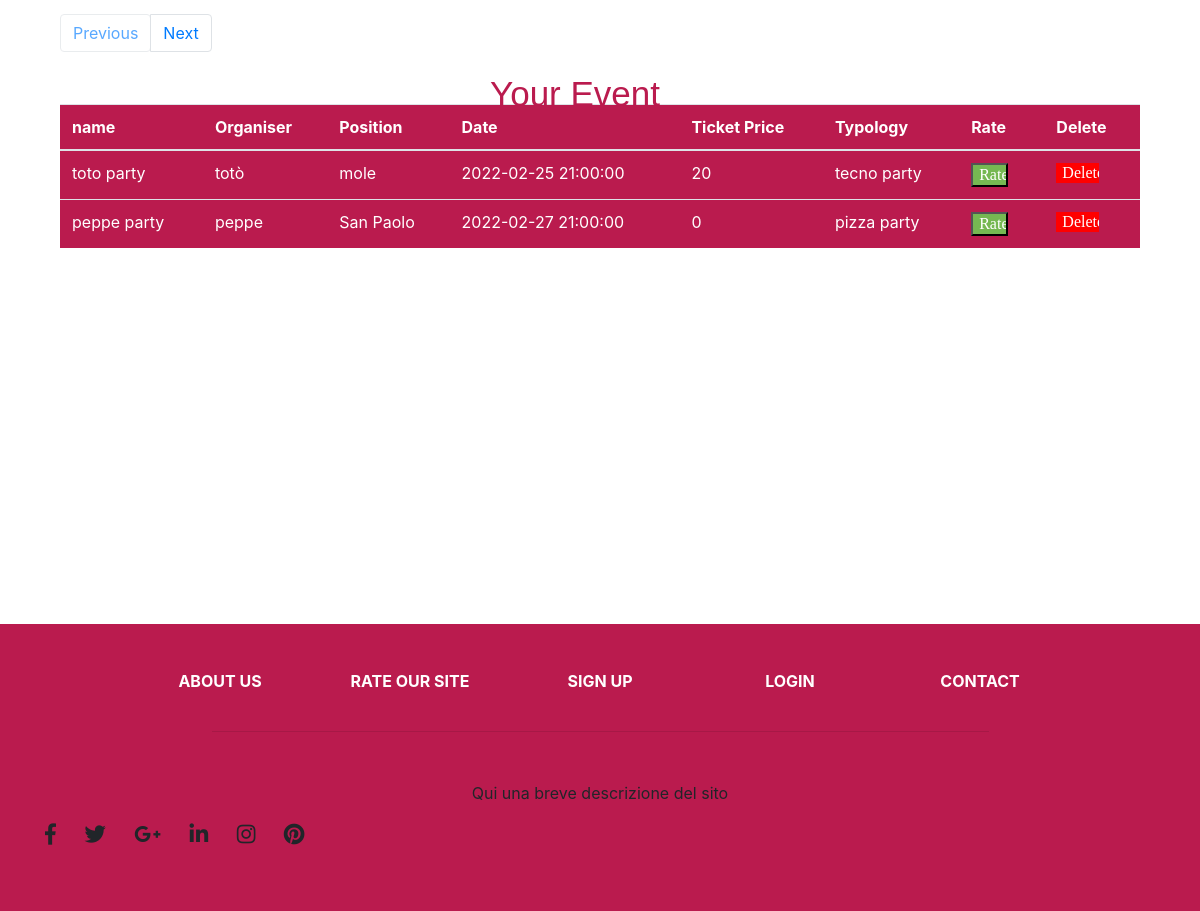
Before: / (lower part) with the older database file.
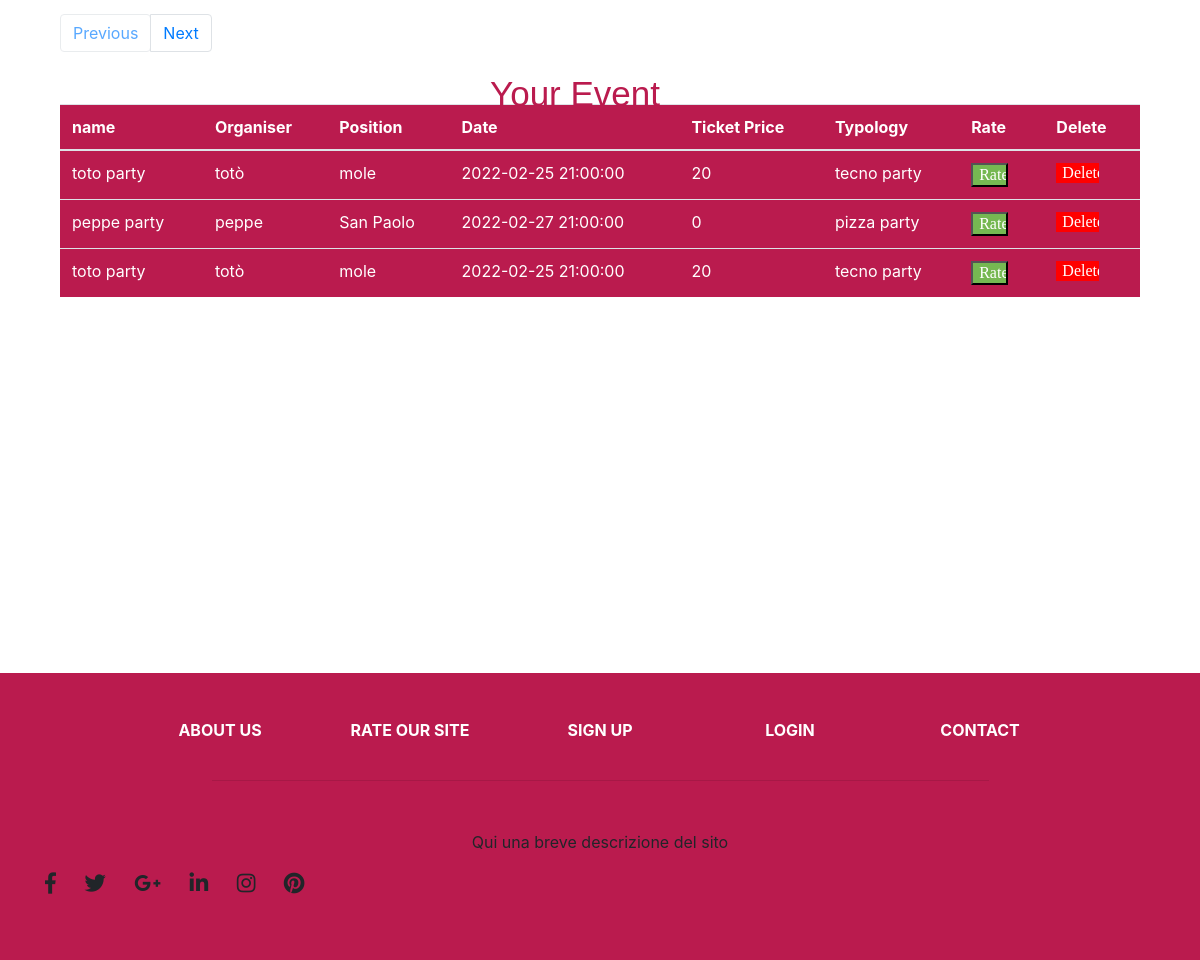
After: the same page with the newer database file.
### tables this page shows
CREATE TABLE join__event (
	id INTEGER NOT NULL, 
	"Email" VARCHAR(100), 
	"Name" VARCHAR(20) NOT NULL, 
	"Organiser" VARCHAR(20) NOT NULL, 
	"Position" VARCHAR(20) NOT NULL, 
	"Date" DATETIME NOT NULL, 
	"Number_of_entrance" INTEGER NOT NULL, 
	"Ticket_price" INTEGER, 
	"Typology" VARCHAR(20), 
	PRIMARY KEY (id), 
	FOREIGN KEY("Position") REFERENCES position ("Zone")
);

### app.py (the view, shortened to what this page needs)
@app.route('/', methods=['GET', 'POST'], defaults={"page": 1})
@app.route('/<int:page>', methods=['GET', 'POST'])
def index(page):
    from model import Event, join_Event
    form = JoinForm()
    page = page
    pages = 5
    event = Event.query.paginate(page, pages, error_out=False)
    joined_Event = join_Event.query.all()
    return render_template('homepage/index.html', event=event, joined_Event= joined_Event)

### form.py
class JoinForm(FlaskForm):
    email = EmailField(validators=[DataRequired(), Email()],render_kw={"placeholder": "Enter your email here"})
    submit = SubmitField("Join Event")

### templates/homepage/index.html (shortened to what this page needs)
<link href="//maxcdn.bootstrapcdn.com/bootstrap/4.1.1/css/bootstrap.min.css" rel="stylesheet" id="bootstrap-css">
<!DOCTYPE html>
<html>
  <head>
    <link rel="stylesheet" href="https://stackpath.bootstrapcdn.com/bootstrap/4.1.3/css/bootstrap.min.css">
    <link rel="stylesheet" href="https://use.fontawesome.com/releases/v5.5.0/css/all.css">
    <link rel= "stylesheet" type= "text/css" href= "{{ url_for('static',filename='home/style.css') }}">
  </head>
  <body>
    <div class="container h-100">
      <form action="/" method="post" autocomplete="off">
      <div class="d-flex justify-content-center h-100">
      </div>
      </form>
    </div>
<div class="row"  id="show_table" >
<div class="col">
<nav aria-label="Page navigation example">
                <ul class="pagination">
                    {% if event.has_prev %}
                      <li class="page-item"> <a class="page-link" href="{{ url_for('index', page=event.prev_num) }}">Previous</a></li>
                    {% else %}
                      <li class="page-item"><a class="page-link btn disabled" href="#">Previous</a></li>
                    {% endif %}
                    {% if event.has_next %}
                      <li class="page-item"> <a class="page-link" href="{{ url_for('index', page=event.next_num) }}">Next</a></li>
                    {% else %}
                      <li class="page-item"><a class="page-link btn disabled" href="#">Next</a></li>
                    {% endif %}
                </ul>
    </nav>
</div>
</div>
  <p class="mb-1">Your Event</p>
<div>
  <table class="table table-dark-2" style="color: white">
  <thead>
    <tr>
      <th scope="col">name</th>
      <th scope="col">Organiser</th>
      <th scope="col">Position</th>
      <th scope="col">Date</th>
      <th scope="col">Ticket Price</th>
      <th scope="col">Typology</th>
      <th scope="col">Rate</th>
      <th scope="col">Delete</th>
    </tr>
  </thead>
  <tbody>
     {% for event2 in joined_Event %}
    <tr>
        <td>{{event2.Name}}</td>
        <td>{{event2.Organiser}}</td>
        <td>{{event2.Position}}</td>
        <td>{{event2.Date}}</td>
        <td>{{event2.Ticket_price}}</td>
        <td>{{event2.Typology}}</td>
        <td> <input type="button" onclick="window.location.href='/rate'" href="#"   class="button-join-table" value="Rate" /></td>
        <td> <input type="button" onclick="window.location.href='/delete/{{ event2.id }}'" class="button-join-table1" value="Delete" /></td>
    </tr>
   {% endfor %}
  </tbody>
 </table>
</div>
<br>
<br>
<br>
<br>
<br>
<br>
<br>
<br>
<br>
<br>
<br>
<br>
<br>
<br>
<br>
<footer class="page-footer font-small indigo">
  <div class="container">
    <div class="row text-center d-flex justify-content-center pt-5 mb-3">
      <div class="col-md-2 mb-3">
        <h6 class="text-uppercase font-weight-bold">
          <a href="/aboutus" style="color: white">About us</a>
        </h6>
      </div>
      <div class="col-md-2 mb-3">
        <h6 class="text-uppercase font-weight-bold">
          <a href="/rateus"style="color: white">Rate our site</a>
        </h6>
      </div>
      <div class="col-md-2 mb-3">
        <h6 class="text-uppercase font-weight-bold">
          <a href="/signup" style="color: white">Sign Up</a>
        </h6>
      </div>
      <div class="col-md-2 mb-3">
        <h6 class="text-uppercase font-weight-bold">
          <a href="/login" style="color: white">Login</a>
        </h6>
      </div>
      <div class="col-md-2 mb-3">
        <h6 class="text-uppercase font-weight-bold">
          <a href="/contact" style="color: white">Contact</a>
        </h6>
      </div>
    </div>
    <hr class="rgba-white-light" style="margin: 0 15%;">
    <div class="row d-flex text-center justify-content-center mb-md-0 mb-4">
      <div class="col-md-8 col-12 mt-5">
        <p style="line-height: 1.7rem">Qui una breve descrizione del sito</p>
      </div>
    </div>
    <div class="row pb-3">
      <div class="col-md-12">
        <div class="mb-5 flex-center">
          <a class="fb-ic">
            <i class="fab fa-facebook-f fa-lg white-text mr-4"> </i>
          </a>
          <a class="tw-ic">
            <i class="fab fa-twitter fa-lg white-text mr-4"> </i>
          </a>
          <a class="gplus-ic">
            <i class="fab fa-google-plus-g fa-lg white-text mr-4"> </i>
          </a>
          <a class="li-ic">
            <i class="fab fa-linkedin-in fa-lg white-text mr-4"> </i>
          </a>
          <a class="ins-ic">
            <i class="fab fa-instagram fa-lg white-text mr-4"> </i>
          </a>
          <a class="pin-ic">
            <i class="fab fa-pinterest fa-lg white-text"> </i>
          </a>
        </div>
      </div>
    </div>
  </div>
</footer>
  </body>
</html>

### static/home/style.css (style rules this page uses)
body,html { height: 100%; width: 100%; margin: 0; padding: 0; background: #ffff !important; }
.button-join-table { width: 60%; background-color: #76b852; font-family: Amiri; color: white; position: center; margin-right: auto; margin-left: auto; }
.button-join-table1 { width: 60%; background-color: red; border: none; font-family: Amiri; color: white; position: center; margin-right: auto; margin-left: auto; }
.pagination { position: relative; margin-left: 5%; margin-right: auto; }
.mb-1 { position: absolute; font-family: 'Lucida Grande', 'Lucida Sans Unicode', 'Geneva', 'Verdana', sans-serif; font-size: 35px; right: 45%; top: auto; color: #BA1B4E; }
.table-dark-2 { width: 90%; background-color:#BA1B4E; position: center; margin-left: auto; margin-right: auto; margin-top: 3%; }
footer { background-color: #BA1B4E; }

Changed rows visible on the page:
added join__event: Name "toto party", Organiser "totò", Position "mole", Date "2022-02-25 21:00:00", Ticket_price "20", Typology "tecno party"
